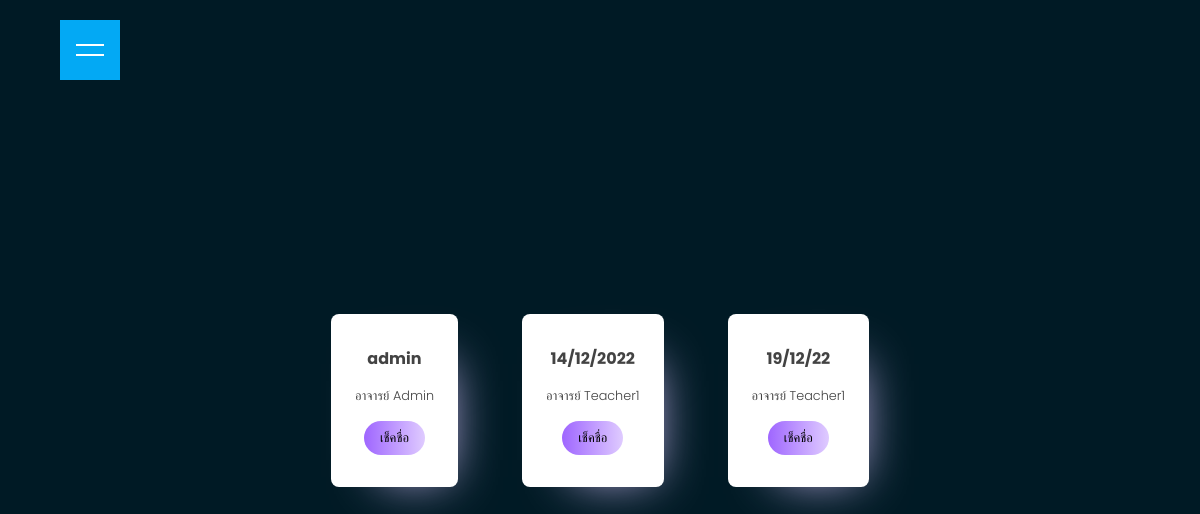
The page /student-home.php on the database as committed earlier.
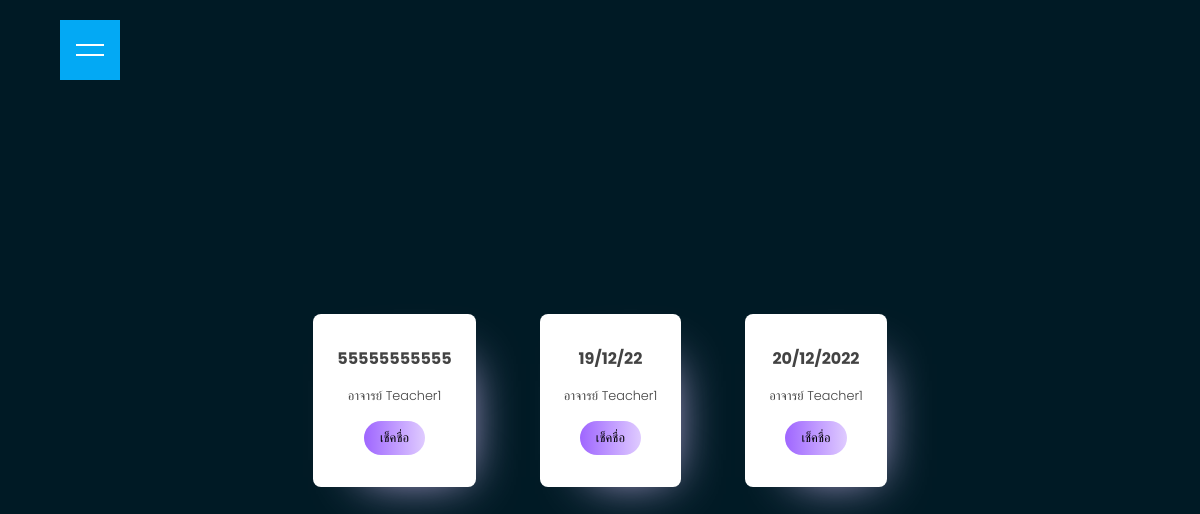
The same page on the database as committed later.
### tables this page shows
CREATE TABLE `room` (
  `r_id` int(11) NOT NULL,
  `r_code` varchar(6) NOT NULL,
  `r_name` varchar(100) NOT NULL,
  `r_time` datetime NOT NULL,
  `r_latitude` varchar(10) NOT NULL,
  `r_longitude` varchar(10) NOT NULL,
  `r_teacher` varchar(25) NOT NULL
);

### student-home.php (the view, shortened to what this page needs)
<?php
 require_once("conn.inc.php");
?>
<!DOCTYPE html>
<html lang="en">
<head>
    <link href="style-student-home.css" rel="stylesheet">
    <link href="home-style.css" rel="stylesheet">
</head>
<body>
<div id="toggle"></div>
<?php
$currentDate = new DateTime();
$currentDate->setTimezone(new DateTimeZone('Asia/Bangkok'));
$sql = "select * from room";
$result = mysqli_query($conn, $sql) or die (mysqli_error($conn));
    while ($row = mysqli_fetch_array($result)) :
?>
  <main class="card">
    <div class="row">
    <section class="card กลุ่ม1">
<h3><?php echo $row['r_name'] ?></h3>
    <span>อาจารย์ <?php echo $row['r_teacher'] ?></span>
    <a href="student-home.php?check=<?php echo $row['r_code'];?>&time=<?php echo $currentDate->format('Y/m/d H:i:s')?>">
    <button type="submit">เช็คชื่อ</button></a>
</section>
</div>
  </main>
<?php endwhile; ?>
</body>
</html>

### style-student-home.css (style rules this page uses)
* { margin: 0; padding: 0; box-sizing: border-box; font-family: "Poppins", sans-serif; }
body { background: #001a25; height: 100vh; width: 100%; display: flex; justify-content: center; align-items: center; color: #434343; font-size: 16px; }
main.card { display: flex; padding: 32px; }
main.card section.card { display: flex; flex-direction: column; align-items: center; text-align: center; background: white; padding: 1rem 1.5rem; border-radius: 8px; max-height: 468; margin-left: 32px; }
main.card section.card:first-child { margin-left: 0; }
main.card section.card h3 { font-size: 100%; margin: 16px 0; }
main.card section.card span { font-weight: 300; max-width: 240px; font-size: 80%; margin-bottom: 16px; }
main.card section.card button { padding: 0.5rem 1rem; text-transform: uppercase; border-radius: 32px; border: 0; cursor: pointer; font-size: 80%; font-weight: 500; color: #000; margin-bottom: 16px; }
main.card section.card.กลุ่ม1 button { background: linear-gradient(to right, #9F66FF, #DFCBFF); }
main.card section.card.กลุ่ม1 { box-shadow: 20px 20px 50px -30px #dbc4ff; }

### home-style.css (style rules this page uses)
* { margin: 0; padding: 0; box-sizing: border-box; font-family: 'Poppins', sans-serif; }
body { background: #001a25; }
#toggle { position: fixed; top: 20px; left: 60px; width: 60px; height: 60px; background: #03a9f4; cursor: pointer; display: flex; justify-content: center; align-items: center; }
#toggle::before { content: ''; position: absolute; width: 28px; height: 2px; background: #fff; transform: translateY(-5px); transition: 0.2s; }
#toggle::after { content: ''; position: absolute; width: 28px; height: 2px; background: #fff; transform: translateY(5px); transition: 0.2s; }

Rows that differ between the two databases and show on the page:
removed room: r_name "admin", r_teacher "Admin"
changed room (number 1 of 3 on the later page): r_name "14/12/2022" → "55555555555"
added room: r_name "20/12/2022", r_teacher "Teacher1"
